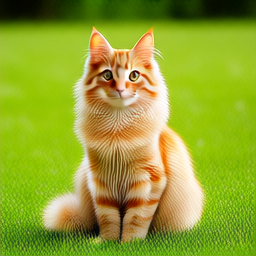

Python code for this plot:
"""
Reference test: Run WAN 2.2 T2V-A14B using the official diffusers pipeline on CPU.
Only generates 1 frame with 5 steps to verify the pipeline produces coherent output.
This bypasses all NxDModel/Neuron code to isolate whether the issue is in:
- The model weights
- The prompt encoding
- The diffusers pipeline itself
"""
import torch
import os
import time

os.environ["NEURON_RT_NUM_CORES"] = "1"
os.environ["NEURON_RT_VIRTUAL_CORE_SIZE"] = "2"
os.environ["NEURON_RT_VISIBLE_CORES"] = "0"

# Monkey-patch to disable xm.mark_step()
import torch_xla.core.xla_model as xm
xm.mark_step = lambda *a, **kw: None

from diffusers import WanPipeline
from PIL import Image
import numpy as np

print("Loading WAN 2.2 T2V-A14B pipeline on CPU (this will be slow)...")
t0 = time.time()

# Load pipeline
cache_dir = "/mnt/nvme/wan2.2_t2v_a14b_hf_cache_dir"
pipe = WanPipeline.from_pretrained(
    "Wan-AI/Wan2.2-T2V-A14B-Diffusers",
    cache_dir=cache_dir,
    torch_dtype=torch.float32,
)
print(f"Pipeline loaded in {time.time()-t0:.1f}s")
print(f"  boundary_ratio: {pipe.config.boundary_ratio}")
print(f"  expand_timesteps: {pipe.config.expand_timesteps}")

# Generate just 1 frame with minimal steps for quick validation
prompt = "A fluffy orange tabby cat sitting on grass, looking at camera, realistic"
print(f"\nPrompt: {prompt}")
print("Generating 1 frame, 5 steps, 256x256 (minimal test)...")

t0 = time.time()
output = pipe(
    prompt=prompt,
    negative_prompt="blurry, distorted",
    height=256,
    width=256,
    num_frames=1,
    num_inference_steps=5,
    guidance_scale=4.0,
    generator=torch.Generator().manual_seed(42),
    output_type="np",
)
print(f"Generation done in {time.time()-t0:.1f}s")

# Save output
video = output.frames  # shape depends on output format
print(f"Output type: {type(video)}, shape info: {video[0].shape if hasattr(video[0], 'shape') else 'list'}")

# Handle different output formats
if isinstance(video, np.ndarray):
    frame = video[0][0]  # [batch, frames, H, W, C]
elif isinstance(video, list):
    frame = video[0][0] if isinstance(video[0], (list, np.ndarray)) else np.array(video[0])
else:
    frame = video

if frame.max() <= 1.0:
    frame = (frame * 255).astype(np.uint8)

img = Image.fromarray(frame)
img.save("/mnt/nvme/outputs/reference_test.png")
print(f"Saved: /mnt/nvme/outputs/reference_test.png, size={frame.shape}, range=[{frame.min()}, {frame.max()}]")
